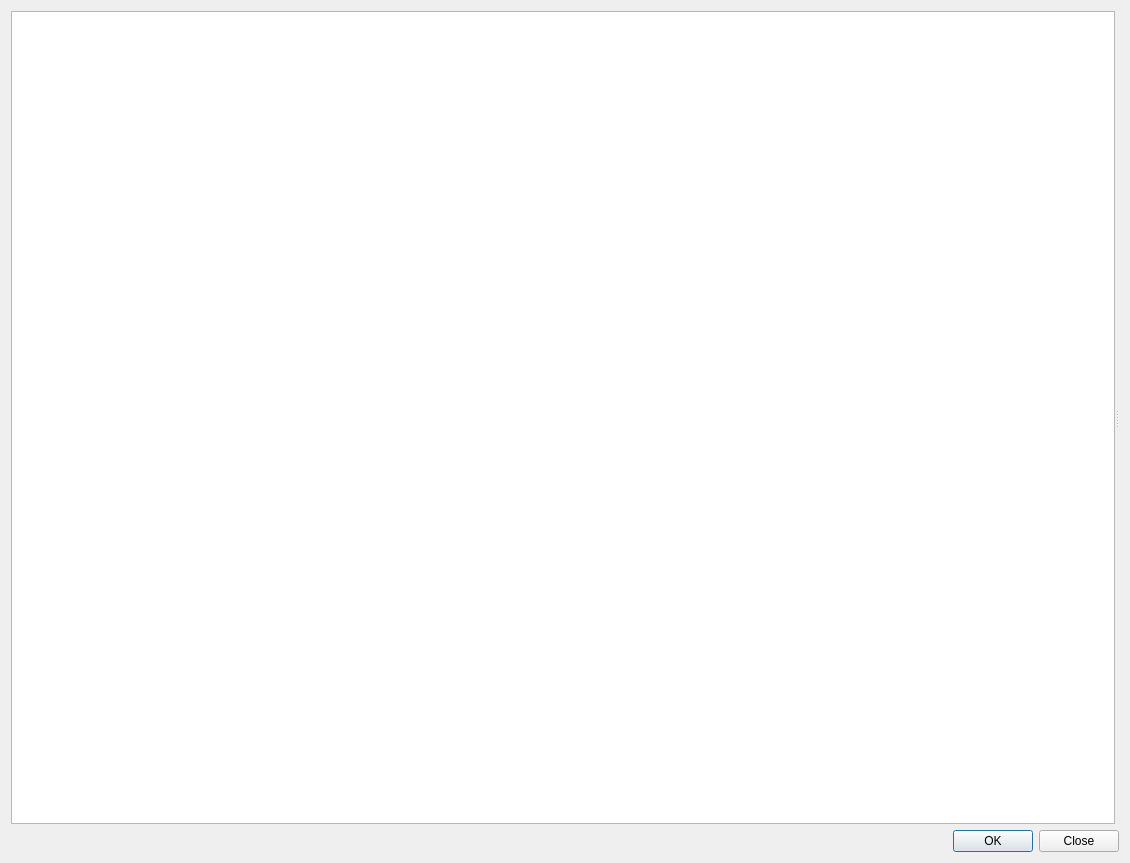
<?xml version="1.0" encoding="UTF-8"?>
<ui version="4.0">
 <class>Dialog</class>
 <widget class="QDialog" name="Dialog">
  <property name="windowModality">
   <enum>Qt::ApplicationModal</enum>
  </property>
  <property name="geometry">
   <rect>
    <x>0</x>
    <y>0</y>
    <width>1130</width>
    <height>863</height>
   </rect>
  </property>
  <property name="windowTitle">
   <string>Spectra databases</string>
  </property>
  <property name="modal">
   <bool>true</bool>
  </property>
  <layout class="QVBoxLayout" name="verticalLayout">
   <item>
    <widget class="QSplitter" name="splitter">
     <property name="sizePolicy">
      <sizepolicy hsizetype="Expanding" vsizetype="Expanding">
       <horstretch>0</horstretch>
       <verstretch>0</verstretch>
      </sizepolicy>
     </property>
     <property name="orientation">
      <enum>Qt::Horizontal</enum>
     </property>
     <widget class="QTreeView" name="tvSpectra">
      <property name="minimumSize">
       <size>
        <width>900</width>
        <height>0</height>
       </size>
      </property>
      <property name="alternatingRowColors">
       <bool>true</bool>
      </property>
      <property name="selectionMode">
       <enum>QAbstractItemView::SingleSelection</enum>
      </property>
      <property name="selectionBehavior">
       <enum>QAbstractItemView::SelectRows</enum>
      </property>
     </widget>
     <widget class="SpectrumDetailsWidget" name="widgetSpectrumDetails" native="true">
      <property name="sizePolicy">
       <sizepolicy hsizetype="Expanding" vsizetype="Expanding">
        <horstretch>0</horstretch>
        <verstretch>0</verstretch>
       </sizepolicy>
      </property>
      <layout class="QVBoxLayout" name="verticalLayout_2">
       <property name="spacing">
        <number>0</number>
       </property>
       <property name="leftMargin">
        <number>0</number>
       </property>
       <property name="topMargin">
        <number>0</number>
       </property>
       <property name="rightMargin">
        <number>0</number>
       </property>
       <property name="bottomMargin">
        <number>0</number>
       </property>
      </layout>
     </widget>
    </widget>
   </item>
   <item>
    <widget class="QDialogButtonBox" name="buttonBox">
     <property name="orientation">
      <enum>Qt::Horizontal</enum>
     </property>
     <property name="standardButtons">
      <set>QDialogButtonBox::Close|QDialogButtonBox::Ok</set>
     </property>
    </widget>
   </item>
  </layout>
 </widget>
 <customwidgets>
  <customwidget>
   <class>SpectrumDetailsWidget</class>
   <extends>QWidget</extends>
   <header>lib/ui/widgets.h</header>
   <container>1</container>
  </customwidget>
 </customwidgets>
 <tabstops>
  <tabstop>tvSpectra</tabstop>
 </tabstops>
 <resources>
  <include location="ui.qrc"/>
 </resources>
 <connections>
  <connection>
   <sender>buttonBox</sender>
   <signal>accepted()</signal>
   <receiver>Dialog</receiver>
   <slot>accept()</slot>
   <hints>
    <hint type="sourcelabel">
     <x>248</x>
     <y>254</y>
    </hint>
    <hint type="destinationlabel">
     <x>157</x>
     <y>274</y>
    </hint>
   </hints>
  </connection>
  <connection>
   <sender>buttonBox</sender>
   <signal>rejected()</signal>
   <receiver>Dialog</receiver>
   <slot>reject()</slot>
   <hints>
    <hint type="sourcelabel">
     <x>316</x>
     <y>260</y>
    </hint>
    <hint type="destinationlabel">
     <x>286</x>
     <y>274</y>
    </hint>
   </hints>
  </connection>
 </connections>
</ui>
